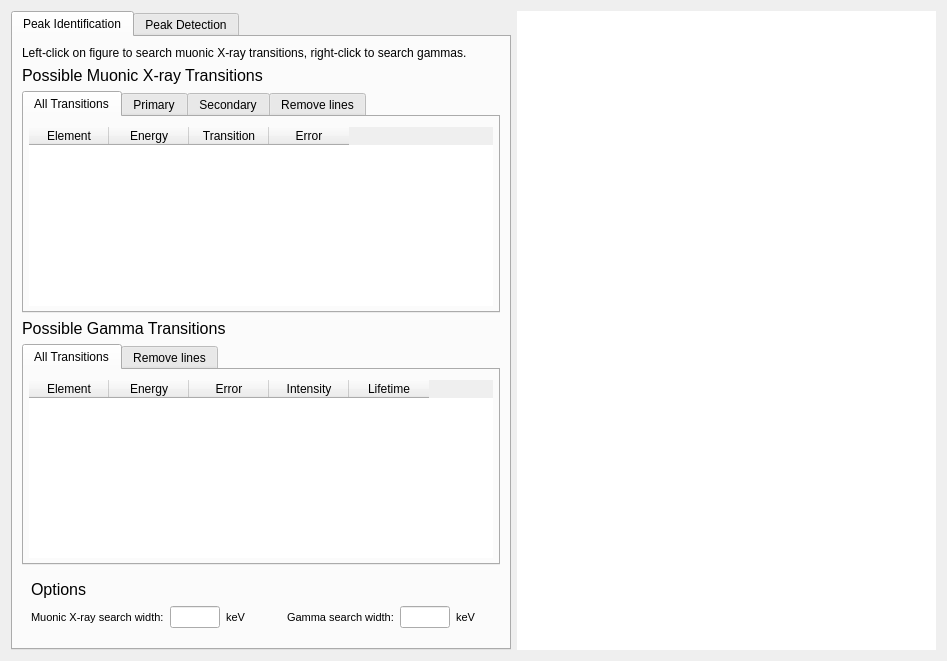
<?xml version="1.0" encoding="UTF-8"?>
<ui version="4.0">
 <class>plot_analysis</class>
 <widget class="QWidget" name="plot_analysis">
  <property name="enabled">
   <bool>true</bool>
  </property>
  <property name="geometry">
   <rect>
    <x>0</x>
    <y>0</y>
    <width>947</width>
    <height>661</height>
   </rect>
  </property>
  <property name="cursor">
   <cursorShape>ArrowCursor</cursorShape>
  </property>
  <property name="windowTitle">
   <string>Form</string>
  </property>
  <layout class="QGridLayout" name="gridLayout_2">
   <item row="0" column="1">
    <widget class="QWidget" name="plot_widget_container" native="true">
     <property name="sizePolicy">
      <sizepolicy hsizetype="Expanding" vsizetype="Expanding">
       <horstretch>0</horstretch>
       <verstretch>0</verstretch>
      </sizepolicy>
     </property>
     <property name="minimumSize">
      <size>
       <width>399</width>
       <height>0</height>
      </size>
     </property>
     <property name="styleSheet">
      <string notr="true">background: white</string>
     </property>
    </widget>
   </item>
   <item row="0" column="0">
    <widget class="QTabWidget" name="tab_menu">
     <property name="enabled">
      <bool>true</bool>
     </property>
     <property name="minimumSize">
      <size>
       <width>500</width>
       <height>0</height>
      </size>
     </property>
     <property name="maximumSize">
      <size>
       <width>500</width>
       <height>16777215</height>
      </size>
     </property>
     <property name="baseSize">
      <size>
       <width>0</width>
       <height>0</height>
      </size>
     </property>
     <property name="currentIndex">
      <number>0</number>
     </property>
     <widget class="QWidget" name="click_search_container">
      <property name="minimumSize">
       <size>
        <width>0</width>
        <height>0</height>
       </size>
      </property>
      <property name="styleSheet">
       <string notr="true"/>
      </property>
      <attribute name="title">
       <string>Peak Identification</string>
      </attribute>
      <layout class="QVBoxLayout" name="verticalLayout">
       <item>
        <widget class="QLabel" name="instruction_label">
         <property name="text">
          <string>Left-click on figure to search muonic X-ray transitions, right-click to search gammas.</string>
         </property>
        </widget>
       </item>
       <item>
        <widget class="QLabel" name="muonic_xray_table_label">
         <property name="font">
          <font>
           <pointsize>12</pointsize>
          </font>
         </property>
         <property name="text">
          <string>Possible Muonic X-ray Transitions</string>
         </property>
        </widget>
       </item>
       <item>
        <widget class="QTabWidget" name="muonic_xrays_tab_menu">
         <property name="enabled">
          <bool>true</bool>
         </property>
         <property name="layoutDirection">
          <enum>Qt::LeftToRight</enum>
         </property>
         <property name="autoFillBackground">
          <bool>false</bool>
         </property>
         <property name="styleSheet">
          <string notr="true"/>
         </property>
         <property name="tabShape">
          <enum>QTabWidget::Rounded</enum>
         </property>
         <property name="currentIndex">
          <number>0</number>
         </property>
         <property name="elideMode">
          <enum>Qt::ElideNone</enum>
         </property>
         <property name="documentMode">
          <bool>false</bool>
         </property>
         <property name="tabsClosable">
          <bool>false</bool>
         </property>
         <property name="tabBarAutoHide">
          <bool>false</bool>
         </property>
         <widget class="QWidget" name="all_tab_2">
          <property name="enabled">
           <bool>true</bool>
          </property>
          <property name="autoFillBackground">
           <bool>false</bool>
          </property>
          <property name="styleSheet">
           <string notr="true"/>
          </property>
          <attribute name="title">
           <string>All Transitions</string>
          </attribute>
          <layout class="QVBoxLayout" name="verticalLayout_2">
           <property name="spacing">
            <number>0</number>
           </property>
           <property name="leftMargin">
            <number>5</number>
           </property>
           <property name="topMargin">
            <number>10</number>
           </property>
           <property name="rightMargin">
            <number>5</number>
           </property>
           <property name="bottomMargin">
            <number>5</number>
           </property>
           <item>
            <widget class="QTableWidget" name="muonic_xray_table_all">
             <property name="enabled">
              <bool>true</bool>
             </property>
             <property name="sizePolicy">
              <sizepolicy hsizetype="Expanding" vsizetype="Expanding">
               <horstretch>3</horstretch>
               <verstretch>0</verstretch>
              </sizepolicy>
             </property>
             <property name="autoFillBackground">
              <bool>false</bool>
             </property>
             <property name="styleSheet">
              <string notr="true"/>
             </property>
             <property name="frameShape">
              <enum>QFrame::NoFrame</enum>
             </property>
             <property name="sizeAdjustPolicy">
              <enum>QAbstractScrollArea::AdjustIgnored</enum>
             </property>
             <property name="alternatingRowColors">
              <bool>false</bool>
             </property>
             <property name="showGrid">
              <bool>true</bool>
             </property>
             <property name="gridStyle">
              <enum>Qt::SolidLine</enum>
             </property>
             <property name="sortingEnabled">
              <bool>true</bool>
             </property>
             <property name="wordWrap">
              <bool>true</bool>
             </property>
             <property name="cornerButtonEnabled">
              <bool>false</bool>
             </property>
             <attribute name="horizontalHeaderCascadingSectionResizes">
              <bool>false</bool>
             </attribute>
             <attribute name="horizontalHeaderMinimumSectionSize">
              <number>32</number>
             </attribute>
             <attribute name="horizontalHeaderDefaultSectionSize">
              <number>80</number>
             </attribute>
             <attribute name="horizontalHeaderStretchLastSection">
              <bool>false</bool>
             </attribute>
             <attribute name="verticalHeaderCascadingSectionResizes">
              <bool>false</bool>
             </attribute>
             <attribute name="verticalHeaderShowSortIndicator" stdset="0">
              <bool>true</bool>
             </attribute>
             <attribute name="verticalHeaderStretchLastSection">
              <bool>false</bool>
             </attribute>
             <column>
              <property name="text">
               <string>Element</string>
              </property>
             </column>
             <column>
              <property name="text">
               <string>Energy</string>
              </property>
             </column>
             <column>
              <property name="text">
               <string>Transition</string>
              </property>
             </column>
             <column>
              <property name="text">
               <string>Error</string>
              </property>
             </column>
            </widget>
           </item>
          </layout>
         </widget>
         <widget class="QWidget" name="prim_tab">
          <property name="enabled">
           <bool>true</bool>
          </property>
          <attribute name="title">
           <string>Primary</string>
          </attribute>
          <layout class="QVBoxLayout" name="verticalLayout_4">
           <property name="leftMargin">
            <number>5</number>
           </property>
           <property name="topMargin">
            <number>10</number>
           </property>
           <property name="rightMargin">
            <number>5</number>
           </property>
           <property name="bottomMargin">
            <number>5</number>
           </property>
           <item>
            <widget class="QTableWidget" name="muonic_xray_table_prim">
             <property name="enabled">
              <bool>true</bool>
             </property>
             <property name="sizePolicy">
              <sizepolicy hsizetype="Expanding" vsizetype="Expanding">
               <horstretch>3</horstretch>
               <verstretch>0</verstretch>
              </sizepolicy>
             </property>
             <property name="autoFillBackground">
              <bool>false</bool>
             </property>
             <property name="styleSheet">
              <string notr="true"/>
             </property>
             <property name="frameShape">
              <enum>QFrame::NoFrame</enum>
             </property>
             <property name="sizeAdjustPolicy">
              <enum>QAbstractScrollArea::AdjustIgnored</enum>
             </property>
             <property name="alternatingRowColors">
              <bool>false</bool>
             </property>
             <property name="showGrid">
              <bool>true</bool>
             </property>
             <property name="gridStyle">
              <enum>Qt::SolidLine</enum>
             </property>
             <property name="sortingEnabled">
              <bool>true</bool>
             </property>
             <property name="wordWrap">
              <bool>true</bool>
             </property>
             <property name="cornerButtonEnabled">
              <bool>false</bool>
             </property>
             <attribute name="horizontalHeaderCascadingSectionResizes">
              <bool>false</bool>
             </attribute>
             <attribute name="horizontalHeaderMinimumSectionSize">
              <number>32</number>
             </attribute>
             <attribute name="horizontalHeaderDefaultSectionSize">
              <number>80</number>
             </attribute>
             <attribute name="horizontalHeaderStretchLastSection">
              <bool>false</bool>
             </attribute>
             <attribute name="verticalHeaderCascadingSectionResizes">
              <bool>false</bool>
             </attribute>
             <attribute name="verticalHeaderShowSortIndicator" stdset="0">
              <bool>true</bool>
             </attribute>
             <attribute name="verticalHeaderStretchLastSection">
              <bool>false</bool>
             </attribute>
             <column>
              <property name="text">
               <string>Element</string>
              </property>
             </column>
             <column>
              <property name="text">
               <string>Energy</string>
              </property>
             </column>
             <column>
              <property name="text">
               <string>Transition</string>
              </property>
             </column>
             <column>
              <property name="text">
               <string>Error</string>
              </property>
             </column>
            </widget>
           </item>
          </layout>
         </widget>
         <widget class="QWidget" name="sec_tab">
          <attribute name="title">
           <string>Secondary</string>
          </attribute>
          <layout class="QVBoxLayout" name="verticalLayout_5">
           <property name="leftMargin">
            <number>5</number>
           </property>
           <property name="topMargin">
            <number>10</number>
           </property>
           <property name="rightMargin">
            <number>5</number>
           </property>
           <property name="bottomMargin">
            <number>5</number>
           </property>
           <item>
            <widget class="QTableWidget" name="muonic_xray_table_sec">
             <property name="enabled">
              <bool>true</bool>
             </property>
             <property name="sizePolicy">
              <sizepolicy hsizetype="Expanding" vsizetype="Expanding">
               <horstretch>3</horstretch>
               <verstretch>0</verstretch>
              </sizepolicy>
             </property>
             <property name="autoFillBackground">
              <bool>false</bool>
             </property>
             <property name="styleSheet">
              <string notr="true"/>
             </property>
             <property name="frameShape">
              <enum>QFrame::NoFrame</enum>
             </property>
             <property name="sizeAdjustPolicy">
              <enum>QAbstractScrollArea::AdjustIgnored</enum>
             </property>
             <property name="alternatingRowColors">
              <bool>false</bool>
             </property>
             <property name="showGrid">
              <bool>true</bool>
             </property>
             <property name="gridStyle">
              <enum>Qt::SolidLine</enum>
             </property>
             <property name="sortingEnabled">
              <bool>true</bool>
             </property>
             <property name="wordWrap">
              <bool>true</bool>
             </property>
             <property name="cornerButtonEnabled">
              <bool>false</bool>
             </property>
             <attribute name="horizontalHeaderCascadingSectionResizes">
              <bool>false</bool>
             </attribute>
             <attribute name="horizontalHeaderMinimumSectionSize">
              <number>32</number>
             </attribute>
             <attribute name="horizontalHeaderDefaultSectionSize">
              <number>80</number>
             </attribute>
             <attribute name="horizontalHeaderStretchLastSection">
              <bool>false</bool>
             </attribute>
             <attribute name="verticalHeaderCascadingSectionResizes">
              <bool>false</bool>
             </attribute>
             <attribute name="verticalHeaderMinimumSectionSize">
              <number>12</number>
             </attribute>
             <attribute name="verticalHeaderShowSortIndicator" stdset="0">
              <bool>true</bool>
             </attribute>
             <attribute name="verticalHeaderStretchLastSection">
              <bool>false</bool>
             </attribute>
             <column>
              <property name="text">
               <string>Element</string>
              </property>
             </column>
             <column>
              <property name="text">
               <string>Energy</string>
              </property>
             </column>
             <column>
              <property name="text">
               <string>Transition</string>
              </property>
             </column>
             <column>
              <property name="text">
               <string>Error</string>
              </property>
             </column>
            </widget>
           </item>
          </layout>
         </widget>
         <widget class="QWidget" name="remove_tab_2">
          <attribute name="title">
           <string>Remove lines</string>
          </attribute>
          <layout class="QVBoxLayout" name="verticalLayout_6">
           <property name="leftMargin">
            <number>5</number>
           </property>
           <property name="topMargin">
            <number>10</number>
           </property>
           <property name="rightMargin">
            <number>5</number>
           </property>
           <property name="bottomMargin">
            <number>5</number>
           </property>
           <item>
            <widget class="QTableWidget" name="plotted_mu_xrays_table">
             <property name="styleSheet">
              <string notr="true"/>
             </property>
             <property name="frameShape">
              <enum>QFrame::NoFrame</enum>
             </property>
             <column>
              <property name="text">
               <string>Click to remove line.</string>
              </property>
             </column>
            </widget>
           </item>
          </layout>
         </widget>
        </widget>
       </item>
       <item>
        <widget class="QLabel" name="gamma_table_label">
         <property name="font">
          <font>
           <pointsize>12</pointsize>
          </font>
         </property>
         <property name="text">
          <string>Possible Gamma Transitions</string>
         </property>
        </widget>
       </item>
       <item>
        <widget class="QTabWidget" name="gamma_tab_menu">
         <property name="currentIndex">
          <number>0</number>
         </property>
         <widget class="QWidget" name="all_tab">
          <attribute name="title">
           <string>All Transitions</string>
          </attribute>
          <layout class="QVBoxLayout" name="verticalLayout_3">
           <property name="leftMargin">
            <number>5</number>
           </property>
           <property name="topMargin">
            <number>10</number>
           </property>
           <property name="rightMargin">
            <number>5</number>
           </property>
           <property name="bottomMargin">
            <number>5</number>
           </property>
           <item>
            <widget class="QTableWidget" name="gamma_table">
             <property name="sizePolicy">
              <sizepolicy hsizetype="Expanding" vsizetype="Expanding">
               <horstretch>0</horstretch>
               <verstretch>0</verstretch>
              </sizepolicy>
             </property>
             <property name="layoutDirection">
              <enum>Qt::LeftToRight</enum>
             </property>
             <property name="autoFillBackground">
              <bool>false</bool>
             </property>
             <property name="styleSheet">
              <string notr="true"/>
             </property>
             <property name="frameShape">
              <enum>QFrame::NoFrame</enum>
             </property>
             <property name="frameShadow">
              <enum>QFrame::Sunken</enum>
             </property>
             <property name="sizeAdjustPolicy">
              <enum>QAbstractScrollArea::AdjustIgnored</enum>
             </property>
             <property name="alternatingRowColors">
              <bool>false</bool>
             </property>
             <property name="showGrid">
              <bool>true</bool>
             </property>
             <property name="gridStyle">
              <enum>Qt::SolidLine</enum>
             </property>
             <property name="sortingEnabled">
              <bool>true</bool>
             </property>
             <attribute name="horizontalHeaderMinimumSectionSize">
              <number>75</number>
             </attribute>
             <attribute name="horizontalHeaderDefaultSectionSize">
              <number>80</number>
             </attribute>
             <attribute name="horizontalHeaderShowSortIndicator" stdset="0">
              <bool>true</bool>
             </attribute>
             <attribute name="verticalHeaderMinimumSectionSize">
              <number>12</number>
             </attribute>
             <attribute name="verticalHeaderShowSortIndicator" stdset="0">
              <bool>true</bool>
             </attribute>
             <column>
              <property name="text">
               <string>Element</string>
              </property>
             </column>
             <column>
              <property name="text">
               <string>Energy</string>
              </property>
             </column>
             <column>
              <property name="text">
               <string>Error</string>
              </property>
             </column>
             <column>
              <property name="text">
               <string>Intensity</string>
              </property>
             </column>
             <column>
              <property name="text">
               <string>Lifetime</string>
              </property>
             </column>
            </widget>
           </item>
          </layout>
         </widget>
         <widget class="QWidget" name="remove_tab">
          <attribute name="title">
           <string>Remove lines</string>
          </attribute>
          <layout class="QVBoxLayout" name="verticalLayout_7">
           <property name="leftMargin">
            <number>5</number>
           </property>
           <property name="topMargin">
            <number>10</number>
           </property>
           <property name="rightMargin">
            <number>5</number>
           </property>
           <property name="bottomMargin">
            <number>5</number>
           </property>
           <item>
            <widget class="QTableWidget" name="plotted_gammas_table">
             <property name="styleSheet">
              <string notr="true"/>
             </property>
             <property name="frameShape">
              <enum>QFrame::NoFrame</enum>
             </property>
             <column>
              <property name="text">
               <string>Click to remove line.</string>
              </property>
             </column>
            </widget>
           </item>
          </layout>
         </widget>
        </widget>
       </item>
       <item alignment="Qt::AlignBottom">
        <widget class="QWidget" name="options_container" native="true">
         <property name="styleSheet">
          <string notr="true"/>
         </property>
         <layout class="QGridLayout" name="gridLayout">
          <item row="3" column="2">
           <widget class="QLineEdit" name="mu_xray_search_width_line_edit">
            <property name="minimumSize">
             <size>
              <width>0</width>
              <height>0</height>
             </size>
            </property>
            <property name="maximumSize">
             <size>
              <width>50</width>
              <height>16777215</height>
             </size>
            </property>
            <property name="text">
             <string/>
            </property>
           </widget>
          </item>
          <item row="3" column="0">
           <widget class="QLabel" name="mu_xray_search_width_label">
            <property name="maximumSize">
             <size>
              <width>150</width>
              <height>16777215</height>
             </size>
            </property>
            <property name="font">
             <font>
              <pointsize>8</pointsize>
             </font>
            </property>
            <property name="text">
             <string>Muonic X-ray search width:</string>
            </property>
           </widget>
          </item>
          <item row="0" column="0">
           <widget class="QLabel" name="options_label">
            <property name="font">
             <font>
              <pointsize>12</pointsize>
             </font>
            </property>
            <property name="text">
             <string>Options</string>
            </property>
           </widget>
          </item>
          <item row="3" column="4">
           <spacer name="verticalSpacer">
            <property name="orientation">
             <enum>Qt::Vertical</enum>
            </property>
            <property name="sizeHint" stdset="0">
             <size>
              <width>20</width>
              <height>40</height>
             </size>
            </property>
           </spacer>
          </item>
          <item row="3" column="3">
           <widget class="QLabel" name="kev_label">
            <property name="font">
             <font>
              <pointsize>8</pointsize>
             </font>
            </property>
            <property name="text">
             <string>keV</string>
            </property>
           </widget>
          </item>
          <item row="3" column="5">
           <widget class="QLabel" name="gamma_search_width_label">
            <property name="maximumSize">
             <size>
              <width>150</width>
              <height>16777215</height>
             </size>
            </property>
            <property name="font">
             <font>
              <pointsize>8</pointsize>
             </font>
            </property>
            <property name="text">
             <string>Gamma search width:</string>
            </property>
           </widget>
          </item>
          <item row="3" column="6">
           <widget class="QLineEdit" name="gamma_search_width_line_edit">
            <property name="minimumSize">
             <size>
              <width>0</width>
              <height>0</height>
             </size>
            </property>
            <property name="maximumSize">
             <size>
              <width>50</width>
              <height>16777215</height>
             </size>
            </property>
            <property name="text">
             <string/>
            </property>
           </widget>
          </item>
          <item row="3" column="7">
           <widget class="QLabel" name="kev_label_2">
            <property name="font">
             <font>
              <pointsize>8</pointsize>
             </font>
            </property>
            <property name="text">
             <string>keV</string>
            </property>
           </widget>
          </item>
         </layout>
        </widget>
       </item>
      </layout>
     </widget>
     <widget class="QWidget" name="peak_find_container">
      <attribute name="title">
       <string>Peak Detection</string>
      </attribute>
      <layout class="QVBoxLayout" name="verticalLayout_8">
       <item>
        <widget class="QLabel" name="label_3">
         <property name="font">
          <font>
           <pointsize>12</pointsize>
          </font>
         </property>
         <property name="text">
          <string>Detect peaks and search muonic X-ray database</string>
         </property>
        </widget>
       </item>
       <item>
        <widget class="QWidget" name="settings_container" native="true">
         <property name="sizePolicy">
          <sizepolicy hsizetype="MinimumExpanding" vsizetype="Preferred">
           <horstretch>0</horstretch>
           <verstretch>0</verstretch>
          </sizepolicy>
         </property>
         <layout class="QGridLayout" name="gridLayout_3">
          <property name="bottomMargin">
           <number>0</number>
          </property>
          <item row="1" column="1" alignment="Qt::AlignLeft">
           <widget class="QLabel" name="routine_select_label">
            <property name="text">
             <string>Select peak finding routine</string>
            </property>
           </widget>
          </item>
          <item row="2" column="1">
           <widget class="QCheckBox" name="use_default_checkbox">
            <property name="text">
             <string>Use default settings?</string>
            </property>
            <property name="checked">
             <bool>true</bool>
            </property>
           </widget>
          </item>
          <item row="1" column="2">
           <widget class="QComboBox" name="routine_select_combo"/>
          </item>
         </layout>
        </widget>
       </item>
       <item alignment="Qt::AlignTop">
        <widget class="QWidget" name="custom_settings_container" native="true">
         <property name="enabled">
          <bool>true</bool>
         </property>
         <layout class="QFormLayout" name="formLayout">
          <property name="verticalSpacing">
           <number>3</number>
          </property>
          <property name="leftMargin">
           <number>9</number>
          </property>
          <property name="topMargin">
           <number>0</number>
          </property>
          <property name="rightMargin">
           <number>9</number>
          </property>
          <property name="bottomMargin">
           <number>0</number>
          </property>
          <item row="0" column="0">
           <widget class="QLabel" name="height_label">
            <property name="text">
             <string>Minimum Peak Height</string>
            </property>
           </widget>
          </item>
          <item row="0" column="1">
           <widget class="QLineEdit" name="height_line_edit"/>
          </item>
          <item row="2" column="0">
           <widget class="QLabel" name="threshold_label">
            <property name="text">
             <string>Threshold</string>
            </property>
           </widget>
          </item>
          <item row="2" column="1">
           <widget class="QLineEdit" name="threshold_line_edit"/>
          </item>
          <item row="4" column="0">
           <widget class="QLabel" name="distance_label">
            <property name="text">
             <string>Maximum Peak Distance</string>
            </property>
           </widget>
          </item>
          <item row="4" column="1">
           <widget class="QLineEdit" name="distance_line_edit"/>
          </item>
         </layout>
        </widget>
       </item>
       <item>
        <widget class="QPushButton" name="find_peaks_button">
         <property name="text">
          <string>Find Peaks</string>
         </property>
        </widget>
       </item>
       <item>
        <widget class="QLabel" name="label">
         <property name="font">
          <font>
           <pointsize>12</pointsize>
          </font>
         </property>
         <property name="text">
          <string>Results</string>
         </property>
        </widget>
       </item>
       <item>
        <widget class="QTableWidget" name="peakfind_results_table">
         <property name="maximumSize">
          <size>
           <width>16777215</width>
           <height>150</height>
          </size>
         </property>
         <property name="frameShape">
          <enum>QFrame::NoFrame</enum>
         </property>
         <column>
          <property name="text">
           <string>Detector</string>
          </property>
         </column>
         <column>
          <property name="text">
           <string>Most frequently detected elements</string>
          </property>
         </column>
        </widget>
       </item>
       <item>
        <widget class="QLabel" name="label_2">
         <property name="font">
          <font>
           <pointsize>12</pointsize>
          </font>
         </property>
         <property name="text">
          <string>Detailed report</string>
         </property>
        </widget>
       </item>
       <item>
        <widget class="QTreeWidget" name="peakfind_results_tree">
         <property name="frameShape">
          <enum>QFrame::NoFrame</enum>
         </property>
         <column>
          <property name="text">
           <string>Detector</string>
          </property>
         </column>
         <column>
          <property name="text">
           <string>Peak detected</string>
          </property>
         </column>
         <column>
          <property name="text">
           <string>Possible Elements</string>
          </property>
         </column>
        </widget>
       </item>
       <item alignment="Qt::AlignTop">
        <widget class="QPushButton" name="reset_button">
         <property name="text">
          <string>Reset</string>
         </property>
        </widget>
       </item>
      </layout>
     </widget>
    </widget>
   </item>
  </layout>
 </widget>
 <resources/>
 <connections/>
</ui>
